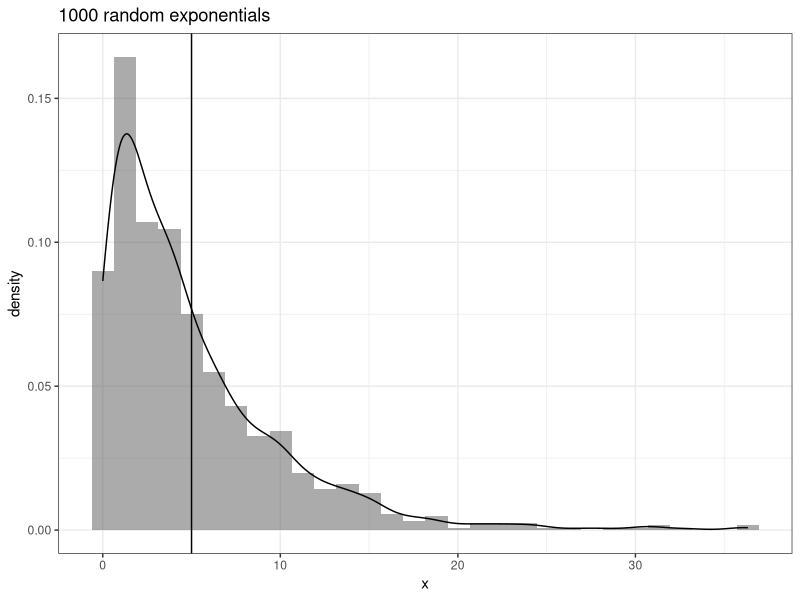
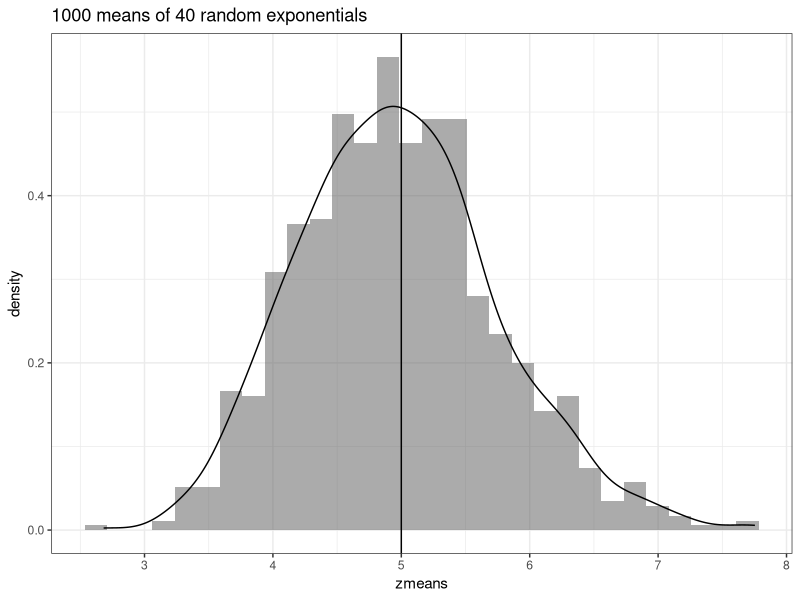

Here is the R script that generated these plots, in order:
## ---- chunk 1
set.seed(1234)
library(ggplot2)
library(dplyr)
## ---- chunk 2
x <- (rexp(1000, 0.2))
y <- as.data.frame(x)
p <- ggplot(y, aes(x = x)) + theme_bw()
p + geom_histogram(aes(y = ..density..), alpha=0.5) + geom_density(size = 0.5, alpha = 0.2) + geom_vline(xintercept = 5, size = 0.5) + labs(title = "1000 random exponentials")
## ---- chunk 3
mean(x)
var(x)
## ---- chunk 4
nosim <- 1000
n <- 40
z <- matrix(rexp(nosim * n, 0.2), nrow = nosim)
zmeans <- apply(z, 1, mean)
zmdf <- as.data.frame(zmeans)
p2 <- ggplot(zmdf, aes(x = zmeans)) + theme_bw()
p2 + geom_histogram(aes(y = ..density..), alpha=0.5) + geom_density(size = 0.5, alpha = 0.2) + geom_vline(xintercept = 5, size = 0.5) + labs(title = "1000 means of 40 random exponentials")
## ---- chunk 5
mean(zmeans)
sd(zmeans)
